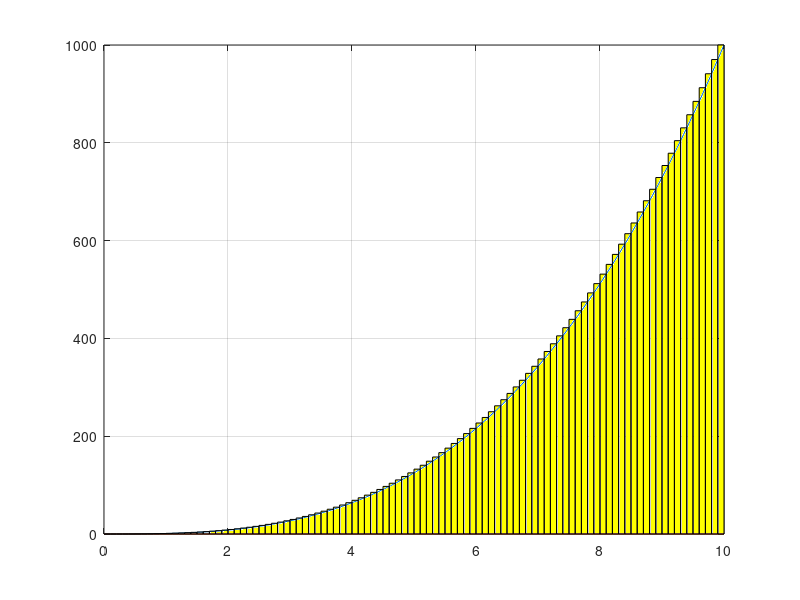

Write MATLAB code to recreate this figure. (Note: this script raises an error after producing the figure.)
fun = @(x) x.^3;
fun1= @(x) 1/4*x.^4;
q=integral(fun,0,10);

x=linspace(0,10,200);
 
plot(x,fun(x));
hold on
grid on;
plot(x,zeros(size(x)))

for v = 0.0:0.1:9.9
    rectangle('Position',[v 0 0.1 fun(v+0.1)],'FaceColor',	'#FFFF00')
end
ax = gca;
ax.XAxisLocation = 'origin';
ax.YAxisLocation = 'origin';
plot(x,fun1(x),'r')
colororder('#D95319')
plot(x,fun(x));
hold off;